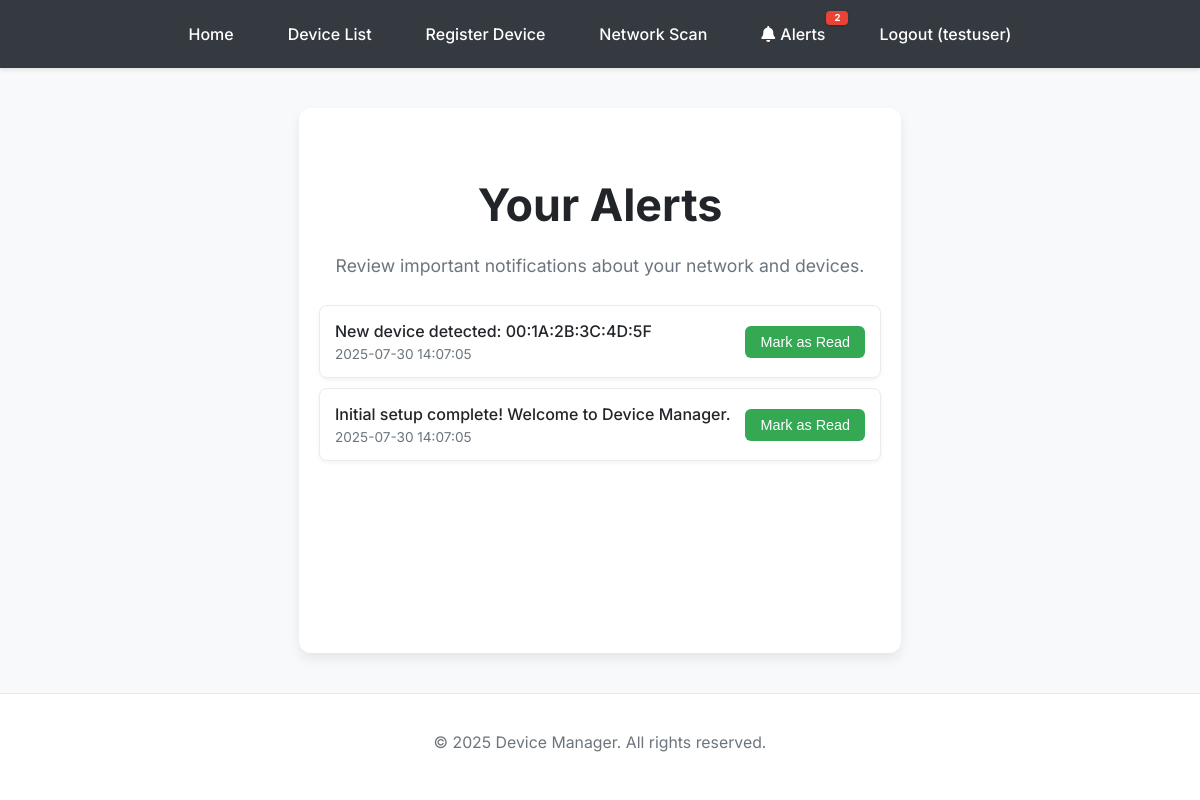
The app's page /alerts (signed in), older data.
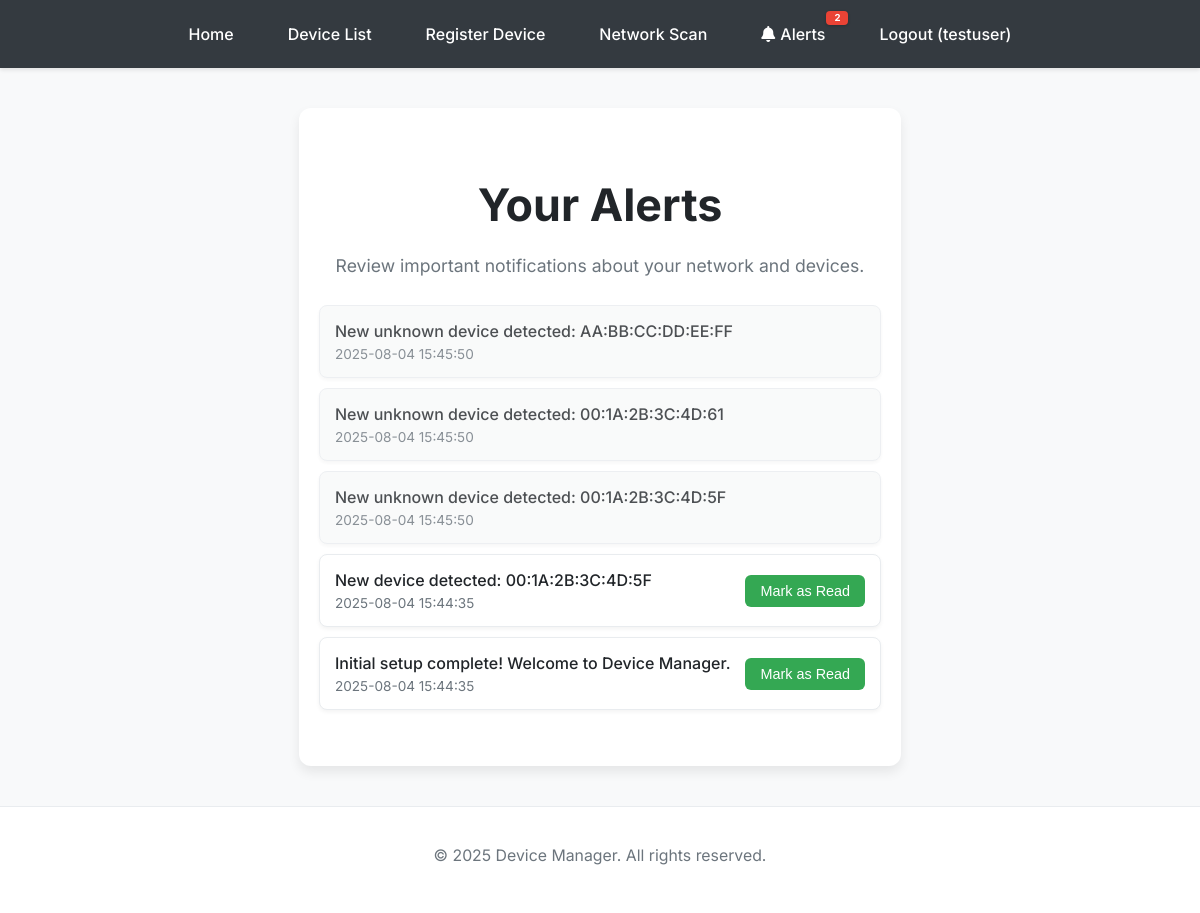
The same page, newer data.
### app.py (models this page shows, shortened)
class Alert(db.Model):
    id = db.Column(db.Integer, primary_key=True)
    user_id = db.Column(db.Integer, db.ForeignKey('user.id'), nullable=False)
    message = db.Column(db.String(255), nullable=False)
    timestamp = db.Column(db.DateTime, default=datetime.now, nullable=False)
    is_read = db.Column(db.Boolean, default=False)

### app.py (the view)
@app.route('/alerts')
@login_required
def alerts_page():
    all_alerts = Alert.query.filter_by(user_id=current_user.id).order_by(Alert.timestamp.desc()).all()
    return render_template('alerts.html', alerts=all_alerts)

### app.py (called while the page is built)
@login_manager.user_loader
def load_user(user_id):
    return User.query.get(int(user_id))

@app.context_processor
def inject_unread_alerts_count():
    if current_user.is_authenticated:
        unread_count = Alert.query.filter_by(user_id=current_user.id, is_read=False).count()
        return dict(unread_alerts_count=unread_count)
    return dict(unread_alerts_count=0)

### templates/alerts.html (shortened to what this page needs)
<!DOCTYPE html>
<html>
<head>
</head>
<body>
    {% include 'base_navbar.html' %}
    <div class="container">
        <h1>Your Alerts</h1>
        <p>Review important notifications about your network and devices.</p>
        {% if alerts %}
            <ul class="alerts-list">
                {% for alert in alerts %}
                    <li class="{% if alert.is_read %}read{% endif %}">
                        <div class="alert-content">
                            <div class="alert-message">{{ alert.message }}</div>
                            <div class="alert-timestamp">{{ alert.timestamp.strftime('%Y-%m-%d %H:%M:%S') }}</div>
                        </div>
                        {% if not alert.is_read %}
                            <form action="{{ url_for('mark_alert_read', alert_id=alert.id) }}" method="post" style="margin-left: 15px;">
                                <button type="submit" class="mark-read-button">Mark as Read</button>
                            </form>
                        {% endif %}
                    </li>
                {% endfor %}
            </ul>
        {% else %}
            <p class="no-alerts">You have no alerts at this time.</p>
        {% endif %}
    </div>
    <footer>
        <p>&copy; 2025 Device Manager. All rights reserved.</p>
    </footer>
</body>
</html>

Row changes from the older to the newer data that the page shows:
added Alert: message "New unknown device detected: AA:BB:CC:DD:EE:FF", timestamp "2025-08-04 15:45:50"
added Alert: message "New unknown device detected: 00:1A:2B:3C:4D:61", timestamp "2025-08-04 15:45:50"
added Alert: message "New unknown device detected: 00:1A:2B:3C:4D:5F", timestamp "2025-08-04 15:45:50"
changed Alert "New device detected: 00:1A:2B:3C:4D:5F": timestamp "2025-07-30 14:07:05" → "2025-08-04 15:44:35"
changed Alert "Initial setup complete! Welcome to Device Manager.": timestamp "2025-07-30 14:07:05" → "2025-08-04 15:44:35"
